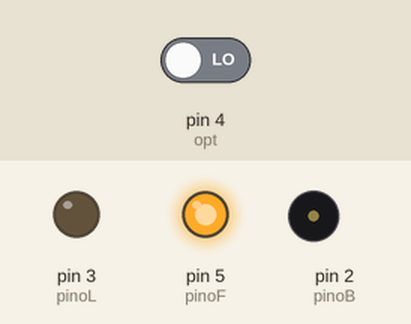
Recording of a sketch running on a simulated Arduino Uno, built with avr-gcc and run on an emulated ATmega328P. On the bench: output pins drawn as LEDs (lit = HIGH), buzzer (waves = sounding). The inputs (shaded band) are chosen by the test bench; at power-on: pin 4 (opt) LOW.

Above: at 2.2 s.
2.3 s: pin 4 (opt) driven HIGH
At 2.7 s:
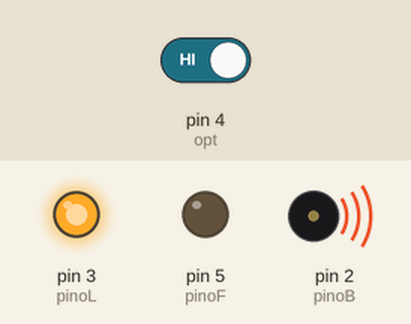
3.8 s: pin 4 (opt) driven LOW
At 5.1 s:
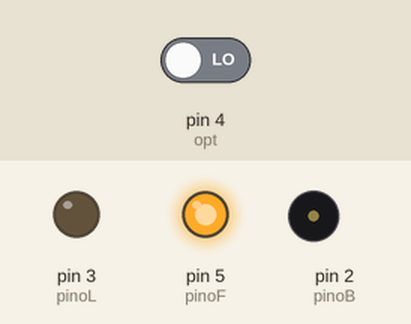
Timing chart, 0 to 6.8 s (numbered marks = the images above; inputs shaded):
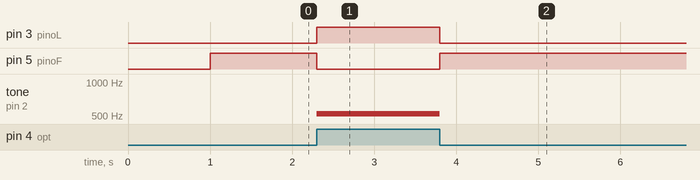

The sketch:

buzzer_botao.ino
```cpp
#define pinoB 2
#define pinoL 3
#define opt 4
#define pinoF 5

void setup() {
  // put your setup code here, to run once:
  Serial.begin(9600);
  pinMode(pinoB, OUTPUT);
  pinMode(pinoL, OUTPUT);
  pinMode(opt, INPUT);
  pinMode(pinoF, OUTPUT);
  delay(1000);

}

void loop() {
  // put your main code here, to run repeatedly:
  if(digitalRead(opt) == 1){
    tone(pinoB, 523);
    digitalWrite(pinoL, 1);
    digitalWrite(pinoF, 0);
  }else{
    noTone(pinoB);
    digitalWrite(pinoL, 0);
    digitalWrite(pinoF, 1);
  }

}
```

Measured:
- after the input at 2.3 s, pin 3 (pinoL): LOW → HIGH at once; pin 5 (pinoF): HIGH → LOW at once; tone on pin 2 (pinoB): silent → 523 Hz at once
- after the input at 3.8 s, pin 3 (pinoL): HIGH → LOW at once; pin 5 (pinoF): LOW → HIGH at once; tone on pin 2 (pinoB): 523 Hz → silent at once
